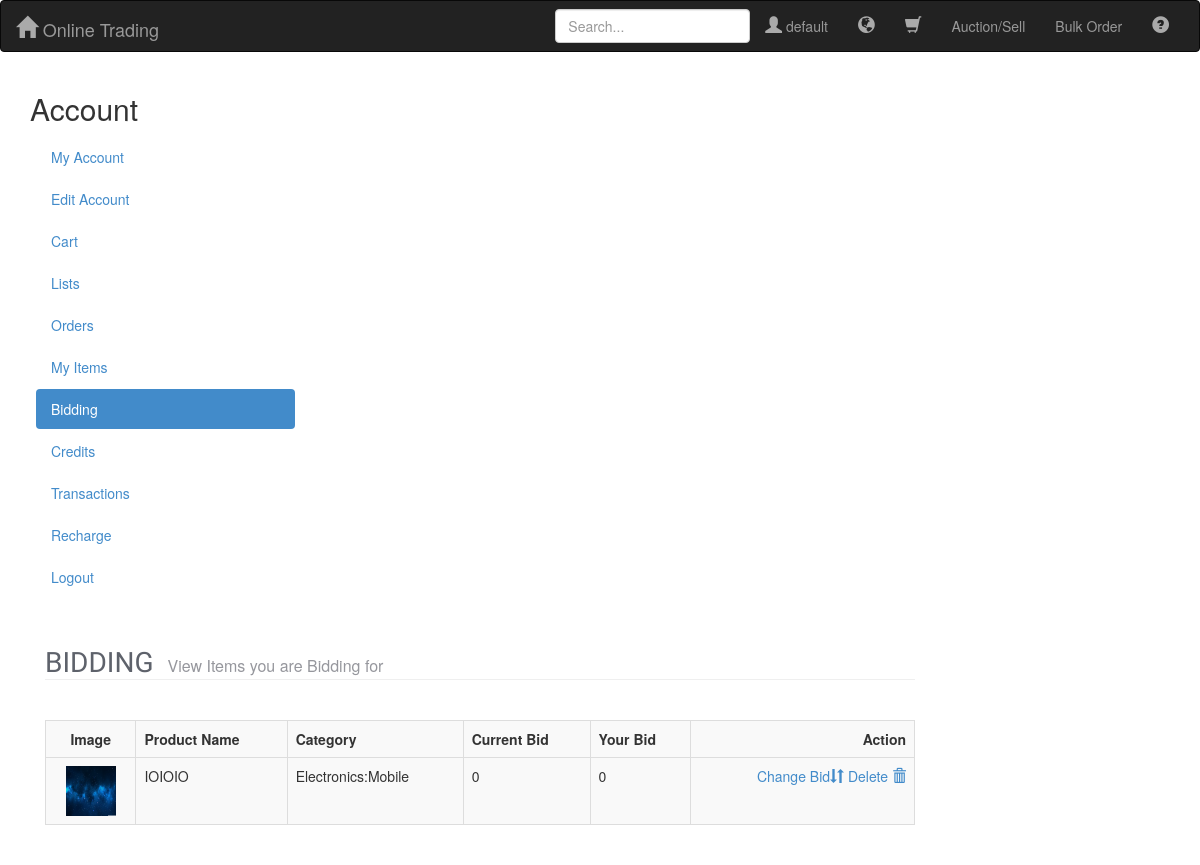
The page /files/bidding.php (signed in) on the database its author committed.
### tables this page shows
CREATE TABLE IF NOT EXISTS `items` (
  `item_nm` varchar(100) NOT NULL,
  `pic_loc` varchar(100) DEFAULT NULL,
  `user_nm` varchar(100) NOT NULL,
  `item_id` int(11) NOT NULL AUTO_INCREMENT,
  `quantity` int(11) NOT NULL DEFAULT '1',
  `cost` int(11) NOT NULL,
  `item_condition` varchar(50) NOT NULL,
  `description` varchar(500) NOT NULL,
  `timestamp` timestamp NOT NULL DEFAULT CURRENT_TIMESTAMP ON UPDATE CURRENT_TIMESTAMP,
  `type` varchar(10) NOT NULL DEFAULT 'sale',
  `promotion_amnt` int(11) NOT NULL DEFAULT '0',
  `category` varchar(100) NOT NULL,
  `last_date` timestamp NULL DEFAULT '0000-00-00 00:00:00',
  `author_nm` varchar(500) DEFAULT NULL,
  `genre` varchar(500) DEFAULT NULL,
  `brand` varchar(100) DEFAULT NULL,
  `model` varchar(250) DEFAULT NULL,
  `sale_type` varchar(50) DEFAULT NULL,
  `start_date` timestamp NULL DEFAULT NULL,
  `delivery_type` varchar(100) NOT NULL DEFAULT 'normal',
  `tax` int(11) NOT NULL DEFAULT '0',
  `base_price` int(11) DEFAULT NULL,
  PRIMARY KEY (`item_id`)
);

CREATE TABLE IF NOT EXISTS `auction_bidder` (
  `user_nm` varchar(100) NOT NULL,
  `item_id` int(11) NOT NULL,
  `bid` int(11) NOT NULL,
  `bid_id` varchar(150) NOT NULL,
  PRIMARY KEY (`bid_id`)
);

### files/class.MySQL.php (called while the page is built, shortened)
<?php
class MySQL {
	var $result;
	var $records;
	var $arrayedResult;
	var $hostname;
	var $username;
	var $password;
	var $database;
	var $databaseLink;
	function __construct(){
		$this->database = constant("DBNAME");
		$this->username = constant("USERNAME");
		$this->password = constant("PASS");
		$this->hostname = constant("DB_HOST");
	}
	private function Connect($persistant = false){
		if($persistant){
			$this->databaseLink = mysqli_connect('p:'.$this->hostname, $this->username, $this->password);
		}else{
			$this->databaseLink = mysqli_connect($this->hostname, $this->username, $this->password);
		}
		return true;
	}
	private function UseDB(){
		if(!mysqli_select_db($this->databaseLink,$this->database)){
			$this->lastError = 'Cannot select database: ' . mysqli_error($this->databaseLink);
			return false;
		}else{
			return true;
		}
	}
	function ExecuteSQL($query){
		if($this->result 	= mysqli_query($this->databaseLink,$query)){
			$this->records 	= @mysqli_num_rows($this->result);
			if($this->records > 0){
                         return $this->arrayedResult;
                        }else{
                         return true;
                        }
		}else{
			$this->records=-1;
			$this->lastError = mysqli_error($this->databaseLink);
			return false;
		}
	}
	function ArrayResult(){
		$this->arrayedResult=array();
		$this->arrayedResult[] = mysqli_fetch_assoc($this->result) or die (mysqli_error($this->databaseLink));
		return $this->arrayedResult;
	}
	function ArrayResults(){
		if($this->records == 1){
			return $this->ArrayResult();
		}
		$this->arrayedResult = array();
		return $this->arrayedResult;
	}
}
?>

### files/bidding.php (the view, shortened to what this page needs)
<!DOCTYPE html>
<html lang="en">
<head>
<link href="../css/bootstrap-responsive.css" rel="stylesheet">
<link href="../css/style.css" rel="stylesheet">
<link href="../css/flexslider.css" type="text/css" media="screen" rel="stylesheet"  />
<link href="../css/jquery.fancybox.css" rel="stylesheet">
<link href="../css/cloud-zoom.css" rel="stylesheet">
<link rel="stylesheet" href="../css/bootstrap.css"  type="text/css"/>
<link rel="stylesheet" type="text/css" href="../css/smoothness/jquery-ui.css">
</head>
<body>
    <?php include 'header.php';?>
        <?php include 'sidebar.php'; ?>
<div id="maincontainer">
  <section id="product">
    <div class="container">
      <div class="row">
        <div class="span9">
          <h1 class="heading1"><span class="maintext">Bidding</span><span class="subtext">View Items you are Bidding for</span></h1>
          <div class="cart-info">
            <table id="mytable" class="table table-striped table-bordered">
              <tr>
                <th class="image">Image</th>
                <th class="name">Product Name</th>
                <th class="model">Category</th>
                <th class="cost">Current Bid</th>
                <th class="type">Your Bid</th>
                <th class="total">Action</th>
              </tr>
              <?php
                  include_once 'class.MySQL.php';
                  $object=new MYSQL();
              $ids=$object->ExecuteSQL("SELECT * from auction_bidder where user_nm='".$_SESSION['user_nm']."' ORDER by `item_id` DESC, `bid` DESC");
                 $i=0;
                 $count=0;
                 while(isset($ids[$i])){
                  ++$count;
                  $j=$i+1;
                         $object_1=new MySQL();
                        $curr=$object->ExecuteSQL("SELECT * from auction_bidder where item_id='".$ids[$i]['item_id']."' ORDER BY `bid` DESC");
                        $curr_bid=$curr[0]['bid'];
                         $row=$object_1->ExecuteSQL("SELECT * from items where item_id='".$ids[$i]['item_id']."'");
                  echo '<tr id="';echo $count;echo '"">
                <td class="image"><a href="#"><img width="50" height="50" src="../upload/';echo $row[0]['pic_loc'];echo '" alt="product" title="product"></a></td>
                <td class="name">'.$row[0]['item_nm'].'</td>
                <td class="model">'.$row[0]['category'].'</td>
                <td class="current">'.$curr_bid.'</td>
                <td class="current">'.$ids[$i]['bid'] .'</td>
                <td class="total">
                <a  href="auction.php?item_id='.$row[0]['item_id'].'">Change Bid<span class="glyphicon glyphicon-sort"></span></a>
                <a onclick="remove_entry(';echo ($count-1);echo')" href="#">     Delete  <span class="glyphicon glyphicon-trash"></span></a>
                </td></tr>';
                $i=$j;
                 }
              ?>
            </table>
          </div>
        </div>
      </div>
    </div>
  </section>
</div>
</body>
</html>

### css/style.css (style rules this page uses)
body { font-family: 'Open Sans', sans-serif; color:#96979d; font-size:13px; margin:0px; padding:0px }
a { color :#96979d; text-decoration:none }
h1, h2, h3, h4, h5 { font-weight:normal }
.heading1 { margin-bottom:40px; border-bottom:1px solid #efefef; margin-top:0px ; font-size:34px }
.heading1 .subtext { font-size:16px; color:#96979d; text-transform:none; font-weight:normal; padding:0px; }
.heading1 .maintext { font-size:28px; color:#5e626b; text-transform:uppercase; padding: 0px 14px 4px 0; font-family: 'Crete Round', serif; }
h1, h2, h3, h4, h5, h6 { line-height:normal }
#product { margin-bottom:20px }
.cart-info table { width: 100%; margin-bottom: 20px; border-collapse: collapse; border-top: 1px solid #E7E7E7; border-left: 1px solid #E7E7E7; border-right: 1px solid #E7E7E7; background-color:#fff; }
.cart-info table tr { -webkit-transition: all 0.5s ease-in-out; -moz-transition: all 0.5s ease-in-out; -o-transition: all 0.5s ease-in-out; }
.cart-info td, .cart-info th { padding: 15px; }
.cart-info th { padding:10px }
.cart-info th { font-weight: bold; background-color: #eeeeee; border-bottom: 1px solid #E7E7E7; }
.cart-info th .price, .cart-info th .total, .cart-info tbody .price, .cart-info tbody .total { text-align: right; }
.cart-info tbody td { vertical-align: top; border-bottom: 1px solid #E7E7E7; }
.cart-info tbody .remove, .cart-info tbody .image { text-align: center; }
.cart-info tbody .name, .cart-info tbody .model { text-align: left; }
table th { color:#333 }

### rows shown on the page
items: pic_loc (picture), item_nm "IOIOIO", category "Electronics:Mobile", auction_bidder.bid "0"

### other values the page prints
$_SESSION["user_nm"] "default"
